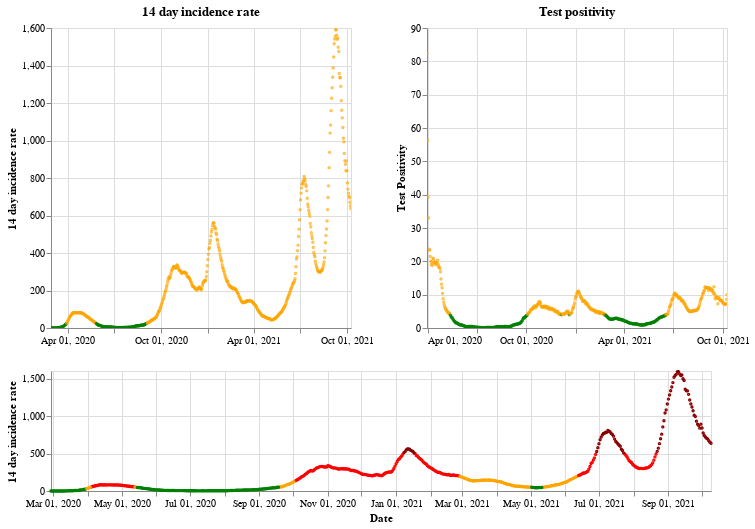

Notebook code for this chart:
### Markdown cell above
## Scotland

### Code cell
plot_traffic_light('Scotland')

### Figure 1 — Vega-Lite specification as saved in the notebook (floating-point values rounded to 4 significant figures; data arrays with more than 128 entries replaced by an {"elided": "..."} marker saying what was removed)
{"config": {"view": {"continuousWidth": 400, "continuousHeight": 300}}, "vconcat": [{"hconcat": [{"mark": {"type": "point", "size": 2}, "encoding": {"color": {"condition": {"value": "green", "test": "(datum.twoWeeklyCasesRate <= 25)"}, "value": "orange"}, "tooltip": [{"type": "nominal", "field": "areaName"}, {"type": "temporal", "field": "date"}, {"type": "quantitative", "field": "twoWeeklyCasesRate"}, {"type": "quantitative", "field": "testPositivity"}], "x": {"type": "temporal", "axis": {"title": ""}, "field": "date", "scale": {"domain": {"selection": "DateBrush"}}, "timeUnit": "yearmonthdate"}, "y": {"type": "quantitative", "axis": {"title": "14 day incidence rate"}, "field": "twoWeeklyCasesRate"}}, "title": "14 day incidence rate", "width": 300}, {"mark": {"type": "point", "size": 2}, "encoding": {"color": {"condition": {"value": "green", "test": "(datum.testPositivity <= 4)"}, "value": "orange"}, "tooltip": [{"type": "nominal", "field": "areaName"}, {"type": "temporal", "field": "date"}, {"type": "quantitative", "field": "twoWeeklyCasesRate"}, {"type": "quantitative", "field": "testPositivity"}], "x": {"type": "temporal", "axis": {"title": ""}, "field": "date", "scale": {"domain": {"selection": "DateBrush"}}, "timeUnit": "yearmonthdate"}, "y": {"type": "quantitative", "axis": {"title": "Test Positivity"}, "field": "testPositivity"}}, "title": "Test positivity", "width": 300}]}, {"layer": [{"mark": {"type": "point", "size": 2}, "encoding": {"color": {"condition": {"value": "orange", "test": "(((datum.testPositivity < 4) && (datum.twoWeeklyCasesRate >= 50)) && (datum.twoWeeklyCasesRate < 200))"}, "value": "red"}, "opacity": {"condition": {"value": 1, "test": "((datum.twoWeeklyCasesRate >= 50) && (datum.twoWeeklyCasesRate < 500))"}, "value": 0}, "tooltip": [{"type": "nominal", "field": "areaName"}, {"type": "temporal", "field": "date"}, {"type": "quantitative", "field": "twoWeeklyCasesRate"}, {"type": "quantitative", "field": "testPositivity"}], "x": {"type": "temporal", "axis": {"title": "Date"}, "field": "date", "timeUnit": "yearmonthdate"}, "y": {"type": "quantitative", "axis": {"title": "14 day incidence rate"}, "field": "twoWeeklyCasesRate"}}, "selection": {"DateBrush": {"type": "interval", "encodings": ["x"], "fields": ["Time"]}}}, {"mark": {"type": "point", "size": 2}, "encoding": {"color": {"value": "darkred"}, "opacity": {"condition": {"value": 1, "test": "(datum.twoWeeklyCasesRate >= 500)"}, "value": 0}, "tooltip": [{"type": "nominal", "field": "areaName"}, {"type": "temporal", "field": "date"}, {"type": "quantitative", "field": "twoWeeklyCasesRate"}, {"type": "quantitative", "field": "testPositivity"}], "x": {"type": "temporal", "axis": {"title": "Date"}, "field": "date", "timeUnit": "yearmonthdate"}, "y": {"type": "quantitative", "axis": {"title": "14 day incidence rate"}, "field": "twoWeeklyCasesRate"}}}, {"mark": {"type": "point", "size": 2}, "encoding": {"color": {"condition": {"value": "green", "test": "((datum.testPositivity < 4) && (datum.twoWeeklyCasesRate < 50))"}, "value": "orange"}, "opacity": {"condition": {"value": 1, "test": "(datum.twoWeeklyCasesRate < 50)"}, "value": 0}, "tooltip": [{"type": "nominal", "field": "areaName"}, {"type": "temporal", "field": "date"}, {"type": "quantitative", "field": "twoWeeklyCasesRate"}, {"type": "quantitative", "field": "testPositivity"}], "x": {"type": "temporal", "axis": {"title": "Date"}, "field": "date", "timeUnit": "yearmonthdate"}, "y": {"type": "quantitative", "axis": {"title": "14 day incidence rate"}, "field": "twoWeeklyCasesRate"}}}], "height": 120, "width": 660}], "data": {"name": "data-d38e046e72e1be1efd8865c4be4e3aef"}, "$schema": "https://vega.github.io/schema/vega-lite/v4.8.1.json", "datasets": {"data-d38e046e72e1be1efd8865c4be4e3aef": {"elided": "590 records"}}}
